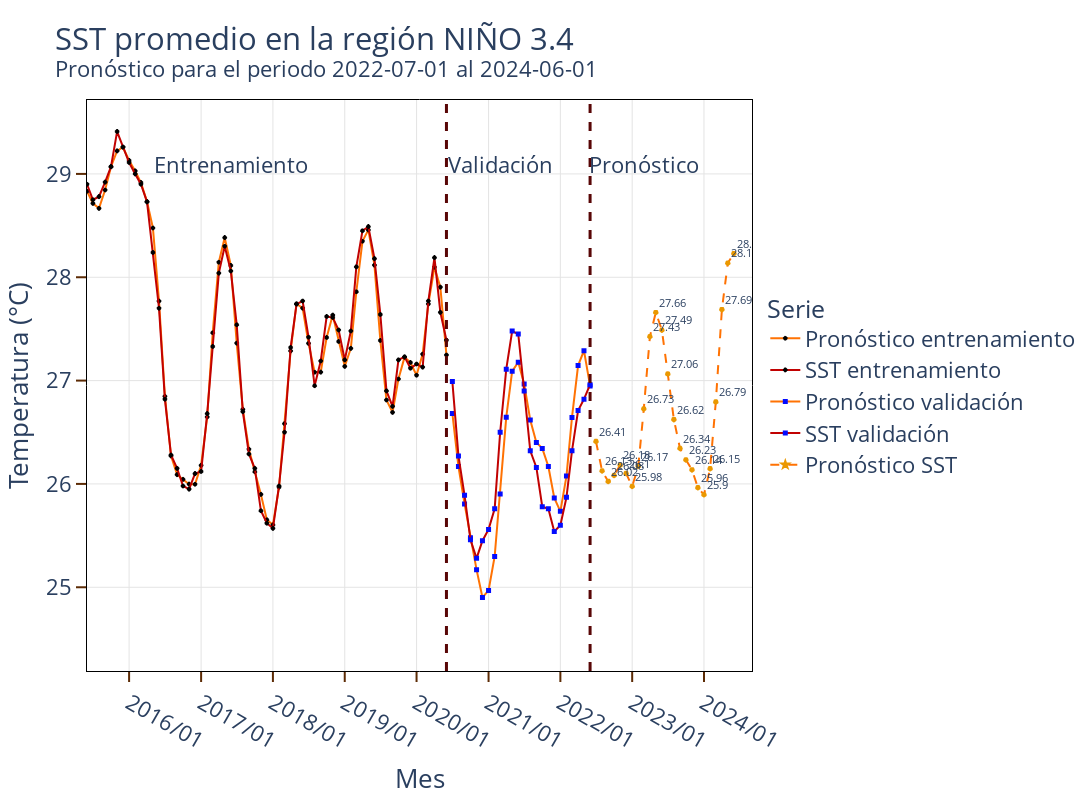

Source (notebook cell):
### Code cell
figura = graf_sst(pd_summary[pd_summary.type=='training'],
                  pd_summary[pd_summary.type==''],
                  pd_summary[pd_summary.type=='prediction'],
                  'nino34_mean',
                  'prediction_nino34_mean'
                )


figura.write_image(f'./sst_nino34/figures/nino34/pronostico_sstt.png')
figura.show()

### Figure 1 — Plotly figure (JSON) as saved in the notebook; plotly's stock layout.template omitted (floating-point values rounded to 4 significant figures; data arrays with more than 128 entries replaced by an {"elided": "..."} marker saying what was removed)
{"data": [{"line": {"color": "#FF7203", "width": 2}, "marker": {"color": "#000000", "line": {"color": "#000000", "width": 3}, "size": 3, "symbol": "x-thin"}, "mode": "lines+markers", "name": "Pronóstico entrenamiento", "textfont": {"size": 11}, "type": "scatter", "x": {"elided": "456 str values"}, "y": {"elided": "456 float values"}}, {"line": {"color": "#C10101", "width": 2}, "marker": {"color": "#000000", "line": {"color": "#000000", "width": 3}, "size": 3, "symbol": "x-thin"}, "mode": "lines+markers", "name": "SST entrenamiento", "textfont": {"size": 11}, "type": "scatter", "x": {"elided": "456 str values"}, "y": {"elided": "456 float values"}}, {"line": {"color": "#FF7203", "width": 2}, "marker": {"color": "#030BFF", "line": {"color": "#030BFF", "width": 2}, "size": 3, "symbol": "square"}, "mode": "lines+markers", "name": "Pronóstico validación", "textfont": {"size": 11}, "type": "scatter", "x": ["2020-07-01T00:00:00", "2020-08-01T00:00:00", "2020-09-01T00:00:00", "2020-10-01T00:00:00", "2020-11-01T00:00:00", "2020-12-01T00:00:00", "2021-01-01T00:00:00", "2021-02-01T00:00:00", "2021-03-01T00:00:00", "2021-04-01T00:00:00", "2021-05-01T00:00:00", "2021-06-01T00:00:00", "2021-07-01T00:00:00", "2021-08-01T00:00:00", "2021-09-01T00:00:00", "2021-10-01T00:00:00", "2021-11-01T00:00:00", "2021-12-01T00:00:00", "2022-01-01T00:00:00", "2022-02-01T00:00:00", "2022-03-01T00:00:00", "2022-04-01T00:00:00", "2022-05-01T00:00:00", "2022-06-01T00:00:00"], "y": [26.68, 26.17, 25.81, 25.48, 25.17, 24.9, 24.97, 25.3, 25.9, 26.65, 27.09, 27.18, 26.97, 26.62, 26.4, 26.34, 26.17, 25.86, 25.74, 26.08, 26.64, 27.15, 27.29, 26.95]}, {"line": {"color": "#C10101", "width": 2}, "marker": {"color": "#030BFF", "line": {"color": "#030BFF", "width": 2}, "size": 3, "symbol": "square"}, "mode": "lines+markers", "name": "SST validación", "textfont": {"size": 11}, "type": "scatter", "x": ["2020-07-01T00:00:00", "2020-08-01T00:00:00", "2020-09-01T00:00:00", "2020-10-01T00:00:00", "2020-11-01T00:00:00", "2020-12-01T00:00:00", "2021-01-01T00:00:00", "2021-02-01T00:00:00", "2021-03-01T00:00:00", "2021-04-01T00:00:00", "2021-05-01T00:00:00", "2021-06-01T00:00:00", "2021-07-01T00:00:00", "2021-08-01T00:00:00", "2021-09-01T00:00:00", "2021-10-01T00:00:00", "2021-11-01T00:00:00", "2021-12-01T00:00:00", "2022-01-01T00:00:00", "2022-02-01T00:00:00", "2022-03-01T00:00:00", "2022-04-01T00:00:00", "2022-05-01T00:00:00", "2022-06-01T00:00:00"], "y": [26.99, 26.27, 25.89, 25.46, 25.28, 25.45, 25.56, 25.76, 26.5, 27.11, 27.48, 27.45, 26.9, 26.32, 26.16, 25.78, 25.76, 25.54, 25.6, 25.87, 26.32, 26.71, 26.82, 26.96]}, {"line": {"color": "#FF7203", "dash": "dash", "width": 2}, "marker": {"color": "#EA9800", "line": {"color": "#EA9800", "width": 3}, "size": 3, "symbol": "star"}, "mode": "lines+markers+text", "name": "Pronóstico SST", "text": ["26.41", "26.13", "26.02", "26.08", "26.18", "26.1", "25.98", "26.17", "26.73", "27.43", "27.66", "27.49", "27.06", "26.62", "26.34", "26.23", "26.14", "25.96", "25.9", "26.15", "26.79", "27.69", "28.14", "28.23"], "textfont": {"size": 11}, "textposition": "top right", "type": "scatter", "x": ["2022-07-01T00:00:00", "2022-08-01T00:00:00", "2022-09-01T00:00:00", "2022-10-01T00:00:00", "2022-11-01T00:00:00", "2022-12-01T00:00:00", "2023-01-01T00:00:00", "2023-02-01T00:00:00", "2023-03-01T00:00:00", "2023-04-01T00:00:00", "2023-05-01T00:00:00", "2023-06-01T00:00:00", "2023-07-01T00:00:00", "2023-08-01T00:00:00", "2023-09-01T00:00:00", "2023-10-01T00:00:00", "2023-11-01T00:00:00", "2023-12-01T00:00:00", "2024-01-01T00:00:00", "2024-02-01T00:00:00", "2024-03-01T00:00:00", "2024-04-01T00:00:00", "2024-05-01T00:00:00", "2024-06-01T00:00:00"], "y": [26.41, 26.13, 26.02, 26.08, 26.18, 26.1, 25.98, 26.17, 26.73, 27.43, 27.66, 27.49, 27.06, 26.62, 26.34, 26.23, 26.14, 25.96, 25.9, 26.15, 26.79, 27.69, 28.14, 28.23]}], "layout": {"annotations": [{"showarrow": false, "text": "Entrenamiento", "x": "2017-06-01T00:00:00", "y": 29, "yshift": 10}, {"showarrow": false, "text": "Validación", "x": "2021-03-01T00:00:00", "y": 29, "yshift": 10}, {"showarrow": false, "text": "Pronóstico", "x": "2023-03-01T00:00:00", "y": 29, "yshift": 10}], "font": {"size": 22}, "height": 800, "legend": {"font": {"size": 22}, "title": {"font": {"size": 25}, "text": "Serie"}, "y": 0.5}, "plot_bgcolor": "rgba(0,0,0,0)", "shapes": [{"line": {"color": "#580606", "dash": "dash", "width": 3}, "type": "line", "x0": "2020-06-01T00:00:00", "x1": "2020-06-01T00:00:00", "xref": "x", "y0": 0, "y1": 1, "yref": "y domain"}, {"line": {"color": "#580606", "dash": "dash", "width": 3}, "type": "line", "x0": "2022-06-01T00:00:00", "x1": "2022-06-01T00:00:00", "xref": "x", "y0": 0, "y1": 1, "yref": "y domain"}], "title": {"text": "\n                        SST promedio en la región NIÑO 3.4 \n                        <br><sup>Pronóstico para el periodo 2022-07-01 al 2024-06-01</sup>\n                        "}, "uniformtext": {"minsize": 8, "mode": "hide"}, "width": 1500, "xaxis": {"gridcolor": "#E4E4E4", "linecolor": "black", "linewidth": 1, "mirror": true, "range": ["2015-06-01T00:00:00", "2024-09-01T00:00:00"], "showline": true, "tickcolor": "#5C2B05", "tickformat": "%Y/%m", "ticklen": 10, "ticks": "outside", "tickwidth": 2, "title": {"text": "Mes"}}, "yaxis": {"gridcolor": "#E4E4E4", "linecolor": "black", "linewidth": 1, "mirror": true, "showline": true, "tickcolor": "#5C2B05", "ticklen": 10, "ticks": "outside", "tickwidth": 2, "title": {"text": "Temperatura (°C)"}}}}
